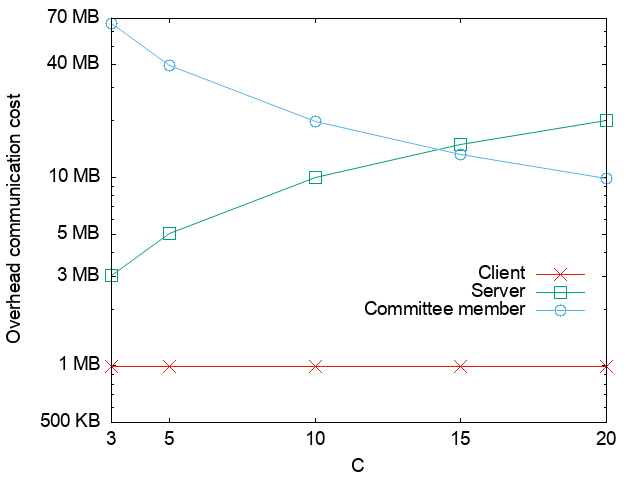

Recreate this plot in gnuplot.
set terminal png font "Helvetica,14" 
set output "online_comm_N200_p64811.png"
set datafile sep ','
set key center right Right offset 0, -4
set xlabel "C"
set ylabel "Overhead communication cost"
set xtics ("3" 3,"5" 5, "10" 10,"15" 15,"20" 20)
set ytics add ("500 KB" 0.5)
set ytics add ("1 MB" 1)
# set ytics add ("3 MB" 3)
set ytics add ("5 MB" 5)
set ytics add ("10 MB" 10)
set ytics add ("70 MB" 70)
set ytics add ("200 MB" 200)
set log y

# x=C, for N=200 and P=64811
plot [3:][0.5:70] '../online_comm/online_comm.csv' every 9::91::135 using 2:($4-$7) title 'Client' with linespoints lc 7 pt 2 ps 2, \
             '../online_comm/online_comm.csv' every 9::91::135 using 2:($5-$8) title 'Server' with linespoints pt 4 ps 2 lc 2, \
             '../online_comm/online_comm.csv' every 9::91::135 using 2:6 title 'Committee member' with linespoints pt 6 ps 2 lc 3
